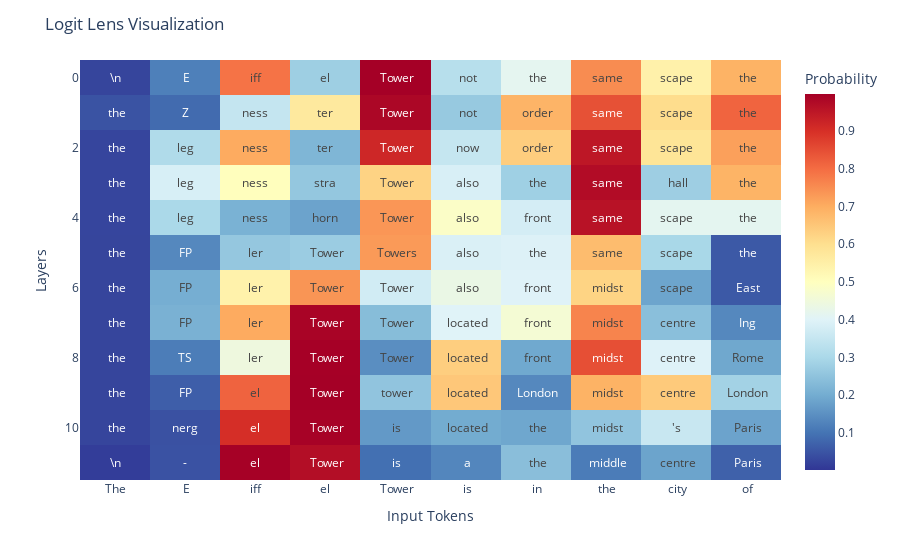

Notebook source saved alongside this figure:
### Markdown cell above
Now we will visualize the prediction of the GPT-2 model while processing the string *`'The Eiffel Tower is in the city of'`* and we’ll explore the interpretations of each layer within the GPT2Block, gaining insights into what each layer believes could be the next word for every input word.

### Code cell
import plotly.express as px
import plotly.io as pio
pio.renderers.default = "colab" if is_colab else "notebook_connected+plotly_mimetype+png"
# pio.renderers.default = "colab" if is_colab else "png"

fig = px.imshow(
    max_probs.detach().cpu().numpy(),
    x=input_words,
    y=list(range(len(words))),
    color_continuous_scale=px.colors.diverging.RdYlBu_r,
    color_continuous_midpoint=0.50,
    text_auto=True,
    labels=dict(x="Input Tokens", y="Layers", color="Probability")
)

fig.update_layout(
    title='Logit Lens Visualization',
    xaxis_tickangle=0
)

fig.update_traces(text=words, texttemplate="%{text}")
fig.show()

### Figure 1 — Plotly figure (JSON) as saved in the notebook; plotly's stock layout.template omitted (floating-point values rounded to 4 significant figures)
{"data": [{"coloraxis": "coloraxis", "hovertemplate": "Input Tokens: %{x}<br>Layers: %{y}<br>Probability: %{z}<extra></extra>", "name": "0", "text": [["\\n", " E", "iff", "el", " Tower", " not", " the", " same", "scape", " the"], [" the", "Z", "ness", "ter", " Tower", " not", " order", " same", "scape", " the"], [" the", "leg", "ness", "ter", " Tower", " now", " order", " same", "scape", " the"], [" the", "leg", "ness", "stra", " Tower", " also", " the", " same", " hall", " the"], [" the", "leg", "ness", "horn", " Tower", " also", " front", " same", "scape", " the"], [" the", "FP", "ler", " Tower", " Towers", " also", " the", " same", "scape", " the"], [" the", "FP", "ler", " Tower", " Tower", " also", " front", " midst", "scape", " East"], [" the", "FP", "ler", " Tower", " Tower", " located", " front", " midst", " centre", " Ing"], [" the", "TS", "ler", " Tower", " Tower", " located", " front", " midst", " centre", " Rome"], [" the", "FP", "el", " Tower", " tower", " located", " London", " midst", " centre", " London"], [" the", "nerg", "el", " Tower", " is", " located", " the", " midst", "'s", " Paris"], ["\\n", "-", "el", " Tower", " is", " a", " the", " middle", " centre", " Paris"]], "texttemplate": "%{text}", "type": "heatmap", "x": ["The", " E", "iff", "el", " Tower", " is", " in", " the", " city", " of"], "xaxis": "x", "y": [0, 1, 2, 3, 4, 5, 6, 7, 8, 9, 10, 11], "yaxis": "y", "z": [[0.02498, 0.1215, 0.7903, 0.2775, 0.9977, 0.3238, 0.4152, 0.752, 0.5446, 0.69], [0.04747, 0.08491, 0.3477, 0.5693, 0.9837, 0.2637, 0.6872, 0.8454, 0.6062, 0.8129], [0.02606, 0.3097, 0.7041, 0.2207, 0.9182, 0.3488, 0.6374, 0.9504, 0.5848, 0.7202], [0.02635, 0.3843, 0.504, 0.2592, 0.6246, 0.385, 0.2797, 0.9724, 0.2765, 0.6878], [0.02614, 0.3009, 0.2122, 0.1841, 0.7355, 0.4866, 0.3781, 0.9603, 0.4141, 0.4145], [0.02568, 0.135, 0.2606, 0.2714, 0.7305, 0.3887, 0.3943, 0.6723, 0.2979, 0.05754], [0.02543, 0.2042, 0.5428, 0.7381, 0.3724, 0.4328, 0.3978, 0.6245, 0.187, 0.05667], [0.02533, 0.2113, 0.7032, 0.9907, 0.2364, 0.4002, 0.4634, 0.7643, 0.2412, 0.1356], [0.02531, 0.1166, 0.4458, 0.9971, 0.1459, 0.6361, 0.1933, 0.8479, 0.3974, 0.1916], [0.02532, 0.06472, 0.8147, 0.9981, 0.2534, 0.649, 0.1346, 0.6901, 0.6443, 0.2854], [0.0255, 0.0444, 0.9033, 0.9942, 0.1661, 0.1986, 0.1902, 0.2531, 0.3555, 0.1834], [0.0136, 0.04671, 0.9959, 0.9699, 0.09402, 0.1314, 0.2402, 0.1148, 0.185, 0.06997]]}], "layout": {"coloraxis": {"cmid": 0.5, "colorbar": {"title": {"text": "Probability"}}, "colorscale": [[0, "rgb(49,54,149)"], [0.1, "rgb(69,117,180)"], [0.2, "rgb(116,173,209)"], [0.3, "rgb(171,217,233)"], [0.4, "rgb(224,243,248)"], [0.5, "rgb(255,255,191)"], [0.6, "rgb(254,224,144)"], [0.7, "rgb(253,174,97)"], [0.8, "rgb(244,109,67)"], [0.9, "rgb(215,48,39)"], [1, "rgb(165,0,38)"]]}, "margin": {"t": 60}, "title": {"text": "Logit Lens Visualization"}, "xaxis": {"anchor": "y", "constrain": "domain", "domain": [0, 1], "scaleanchor": "y", "tickangle": 0, "title": {"text": "Input Tokens"}}, "yaxis": {"anchor": "x", "autorange": "reversed", "constrain": "domain", "domain": [0, 1], "title": {"text": "Layers"}}}}
